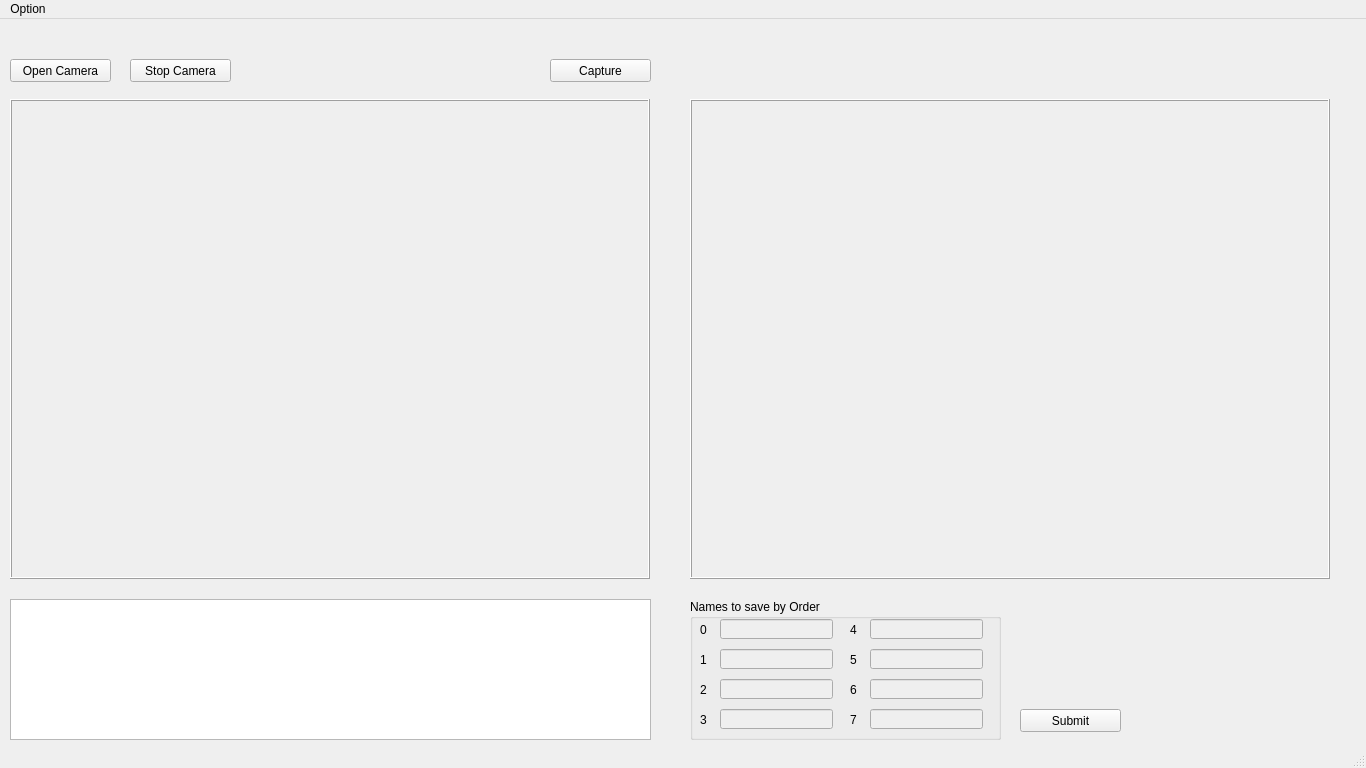
<?xml version="1.0" encoding="UTF-8"?>
<ui version="4.0">
 <class>MainWindow</class>
 <widget class="QMainWindow" name="MainWindow">
  <property name="geometry">
   <rect>
    <x>0</x>
    <y>0</y>
    <width>1366</width>
    <height>768</height>
   </rect>
  </property>
  <property name="minimumSize">
   <size>
    <width>1366</width>
    <height>768</height>
   </size>
  </property>
  <property name="windowTitle">
   <string>MainWindow</string>
  </property>
  <widget class="QWidget" name="centralwidget">
   <widget class="QPlainTextEdit" name="plainTextEdit_Console">
    <property name="geometry">
     <rect>
      <x>10</x>
      <y>580</y>
      <width>641</width>
      <height>141</height>
     </rect>
    </property>
    <property name="readOnly">
     <bool>true</bool>
    </property>
   </widget>
   <widget class="QPushButton" name="pushButton_CameraOpen">
    <property name="geometry">
     <rect>
      <x>10</x>
      <y>40</y>
      <width>101</width>
      <height>23</height>
     </rect>
    </property>
    <property name="text">
     <string>Open Camera</string>
    </property>
   </widget>
   <widget class="QPushButton" name="pushButton_CameraStop">
    <property name="geometry">
     <rect>
      <x>130</x>
      <y>40</y>
      <width>101</width>
      <height>23</height>
     </rect>
    </property>
    <property name="text">
     <string>Stop Camera</string>
    </property>
   </widget>
   <widget class="QLabel" name="label_Camera">
    <property name="geometry">
     <rect>
      <x>10</x>
      <y>80</y>
      <width>640</width>
      <height>480</height>
     </rect>
    </property>
    <property name="frameShape">
     <enum>QFrame::Box</enum>
    </property>
    <property name="frameShadow">
     <enum>QFrame::Raised</enum>
    </property>
    <property name="text">
     <string/>
    </property>
   </widget>
   <widget class="QPushButton" name="pushButton_CameraCapture">
    <property name="geometry">
     <rect>
      <x>550</x>
      <y>40</y>
      <width>101</width>
      <height>23</height>
     </rect>
    </property>
    <property name="text">
     <string>Capture</string>
    </property>
   </widget>
   <widget class="QLabel" name="label_Capture">
    <property name="geometry">
     <rect>
      <x>690</x>
      <y>80</y>
      <width>640</width>
      <height>480</height>
     </rect>
    </property>
    <property name="frameShape">
     <enum>QFrame::Box</enum>
    </property>
    <property name="frameShadow">
     <enum>QFrame::Raised</enum>
    </property>
    <property name="text">
     <string/>
    </property>
   </widget>
   <widget class="QGroupBox" name="groupBox_NameOfFace">
    <property name="geometry">
     <rect>
      <x>690</x>
      <y>580</y>
      <width>311</width>
      <height>141</height>
     </rect>
    </property>
    <property name="title">
     <string>Names to save by Order</string>
    </property>
    <widget class="QLabel" name="label_Name_0">
     <property name="geometry">
      <rect>
       <x>10</x>
       <y>20</y>
       <width>16</width>
       <height>21</height>
      </rect>
     </property>
     <property name="text">
      <string>0</string>
     </property>
    </widget>
    <widget class="QLineEdit" name="lineEdit_Name_0">
     <property name="enabled">
      <bool>false</bool>
     </property>
     <property name="geometry">
      <rect>
       <x>30</x>
       <y>20</y>
       <width>113</width>
       <height>20</height>
      </rect>
     </property>
    </widget>
    <widget class="QLabel" name="label_Name_1">
     <property name="geometry">
      <rect>
       <x>10</x>
       <y>50</y>
       <width>16</width>
       <height>21</height>
      </rect>
     </property>
     <property name="text">
      <string>1</string>
     </property>
    </widget>
    <widget class="QLineEdit" name="lineEdit_Name_1">
     <property name="enabled">
      <bool>false</bool>
     </property>
     <property name="geometry">
      <rect>
       <x>30</x>
       <y>50</y>
       <width>113</width>
       <height>20</height>
      </rect>
     </property>
    </widget>
    <widget class="QLineEdit" name="lineEdit_Name_2">
     <property name="enabled">
      <bool>false</bool>
     </property>
     <property name="geometry">
      <rect>
       <x>30</x>
       <y>80</y>
       <width>113</width>
       <height>20</height>
      </rect>
     </property>
    </widget>
    <widget class="QLabel" name="label_Name_2">
     <property name="geometry">
      <rect>
       <x>10</x>
       <y>80</y>
       <width>16</width>
       <height>21</height>
      </rect>
     </property>
     <property name="text">
      <string>2</string>
     </property>
    </widget>
    <widget class="QLineEdit" name="lineEdit_Name_3">
     <property name="enabled">
      <bool>false</bool>
     </property>
     <property name="geometry">
      <rect>
       <x>30</x>
       <y>110</y>
       <width>113</width>
       <height>20</height>
      </rect>
     </property>
    </widget>
    <widget class="QLabel" name="label_Name_3">
     <property name="geometry">
      <rect>
       <x>10</x>
       <y>110</y>
       <width>16</width>
       <height>21</height>
      </rect>
     </property>
     <property name="text">
      <string>3</string>
     </property>
    </widget>
    <widget class="QLineEdit" name="lineEdit_Name_7">
     <property name="enabled">
      <bool>false</bool>
     </property>
     <property name="geometry">
      <rect>
       <x>180</x>
       <y>110</y>
       <width>113</width>
       <height>20</height>
      </rect>
     </property>
    </widget>
    <widget class="QLineEdit" name="lineEdit_Name_5">
     <property name="enabled">
      <bool>false</bool>
     </property>
     <property name="geometry">
      <rect>
       <x>180</x>
       <y>50</y>
       <width>113</width>
       <height>20</height>
      </rect>
     </property>
    </widget>
    <widget class="QLabel" name="label_Name_6">
     <property name="geometry">
      <rect>
       <x>160</x>
       <y>80</y>
       <width>16</width>
       <height>21</height>
      </rect>
     </property>
     <property name="text">
      <string>6</string>
     </property>
    </widget>
    <widget class="QLabel" name="label_Name_4">
     <property name="geometry">
      <rect>
       <x>160</x>
       <y>20</y>
       <width>16</width>
       <height>21</height>
      </rect>
     </property>
     <property name="text">
      <string>4</string>
     </property>
    </widget>
    <widget class="QLabel" name="label_Name_7">
     <property name="geometry">
      <rect>
       <x>160</x>
       <y>110</y>
       <width>16</width>
       <height>21</height>
      </rect>
     </property>
     <property name="text">
      <string>7</string>
     </property>
    </widget>
    <widget class="QLabel" name="label_Name_5">
     <property name="geometry">
      <rect>
       <x>160</x>
       <y>50</y>
       <width>16</width>
       <height>21</height>
      </rect>
     </property>
     <property name="text">
      <string>5</string>
     </property>
    </widget>
    <widget class="QLineEdit" name="lineEdit_Name_6">
     <property name="enabled">
      <bool>false</bool>
     </property>
     <property name="geometry">
      <rect>
       <x>180</x>
       <y>80</y>
       <width>113</width>
       <height>20</height>
      </rect>
     </property>
    </widget>
    <widget class="QLineEdit" name="lineEdit_Name_4">
     <property name="enabled">
      <bool>false</bool>
     </property>
     <property name="geometry">
      <rect>
       <x>180</x>
       <y>20</y>
       <width>113</width>
       <height>20</height>
      </rect>
     </property>
    </widget>
   </widget>
   <widget class="QPushButton" name="pushButton_NameSubmit">
    <property name="geometry">
     <rect>
      <x>1020</x>
      <y>690</y>
      <width>101</width>
      <height>23</height>
     </rect>
    </property>
    <property name="text">
     <string>Submit</string>
    </property>
   </widget>
  </widget>
  <widget class="QMenuBar" name="menubar">
   <property name="geometry">
    <rect>
     <x>0</x>
     <y>0</y>
     <width>1366</width>
     <height>23</height>
    </rect>
   </property>
   <widget class="QMenu" name="menuOption">
    <property name="title">
     <string>Option</string>
    </property>
    <addaction name="actionQuit"/>
   </widget>
   <addaction name="menuOption"/>
  </widget>
  <widget class="QStatusBar" name="statusbar"/>
  <action name="actionQuit">
   <property name="text">
    <string>Quit</string>
   </property>
  </action>
 </widget>
 <tabstops>
  <tabstop>pushButton_CameraOpen</tabstop>
  <tabstop>pushButton_CameraStop</tabstop>
  <tabstop>pushButton_CameraCapture</tabstop>
  <tabstop>plainTextEdit_Console</tabstop>
  <tabstop>lineEdit_Name_0</tabstop>
  <tabstop>lineEdit_Name_1</tabstop>
  <tabstop>lineEdit_Name_2</tabstop>
  <tabstop>lineEdit_Name_3</tabstop>
  <tabstop>lineEdit_Name_4</tabstop>
  <tabstop>lineEdit_Name_5</tabstop>
  <tabstop>lineEdit_Name_6</tabstop>
  <tabstop>lineEdit_Name_7</tabstop>
  <tabstop>pushButton_NameSubmit</tabstop>
 </tabstops>
 <resources/>
 <connections>
  <connection>
   <sender>actionQuit</sender>
   <signal>triggered()</signal>
   <receiver>MainWindow</receiver>
   <slot>close()</slot>
   <hints>
    <hint type="sourcelabel">
     <x>-1</x>
     <y>-1</y>
    </hint>
    <hint type="destinationlabel">
     <x>682</x>
     <y>383</y>
    </hint>
   </hints>
  </connection>
 </connections>
</ui>
